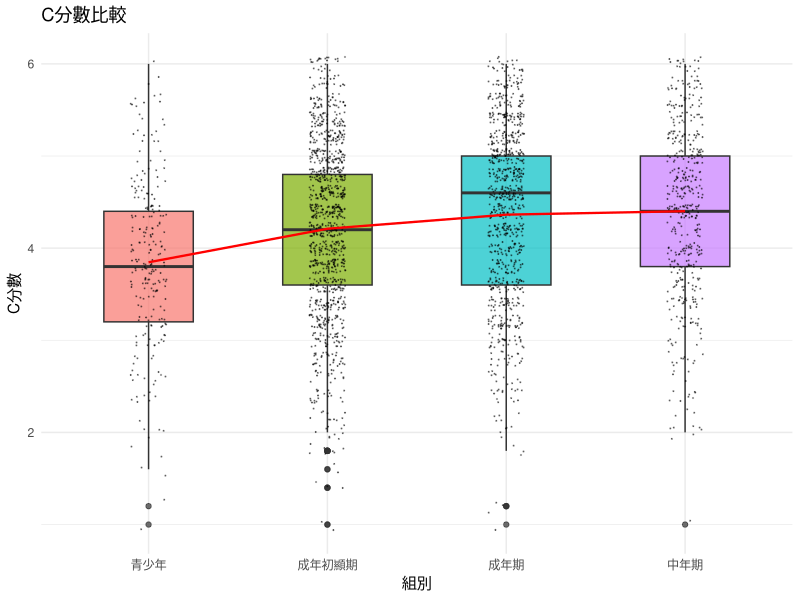
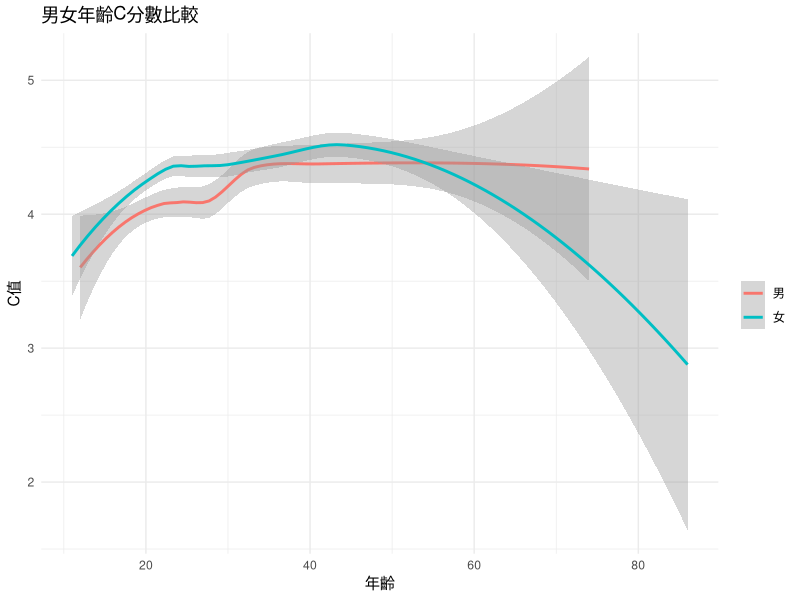
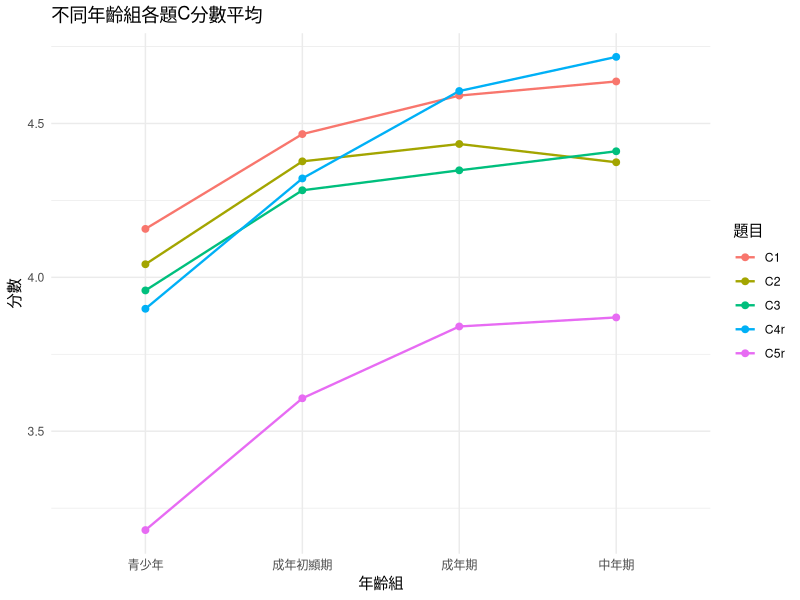

The R source for these figures, in order:
## ---- chunk 1
library(psych)
library(dplyr)
library(ggplot2)
library(tidyr)
data(bfi)
## ---- chunk 2
# 遺漏值檢查（輸出供報告文字參考）
bfi |>
  select(C1:C5, gender, age, education) |>
  summarise(across(everything(), ~sum(is.na(.))))

# C 題項遺漏值機制判斷
bfi |>
  mutate(missing_c = if_any(c(C1, C2, C3, C4, C5), is.na)) |>
  group_by(missing_c) |>
  summarise(
    n        = n(),
    mean_age = mean(age),
    sd_age   = sd(age),
    .groups  = "drop"
  )

# 清理流程
bfi_clean <- bfi |>
  filter(!if_any(c(C1, C2, C3, C4, C5), is.na)) |>
  filter(age >= 11) |>
  mutate(
    C4r = 7 - C4,
    C5r = 7 - C5,
    conscientiousness = (C1 + C2 + C3 + C4r + C5r) / 5,
    gender = factor(gender, levels = c(1, 2), labels = c("男", "女"))
  )

# 年齡分組
bfi_clean <- bfi_clean |>
mutate(
  age_group = case_when(
    age <= 17 ~ "青少年",
    age <= 25 ~ "成年初顯期",
    age <= 39 ~ "成年期",
    TRUE      ~ "中年期"
  )
)

  bfi_clean$age_group <- factor(bfi_clean$age_group,
    levels = c("青少年", "成年初顯期", "成年期", "中年期"))
## ---- chunk 3
bfi_clean |>
  group_by(gender) |>
  summarise(
    n          = n(),
    mean   = mean(conscientiousness),
    sd     = sd(conscientiousness),
    median = median(conscientiousness),
    .groups    = "drop"
  ) |>
  knitr::kable(digits = 2, caption = "不同性別嚴謹性描述統計")
## ---- chunk 4

bfi_clean |>
  group_by(age_group) |>
  summarise(
    n      = n(),
    mean   = mean(conscientiousness),
    sd     = sd(conscientiousness),
    median = median(conscientiousness),
    .groups    = "drop"
  ) |>
  knitr::kable(digits = 2, caption = "不同年齡組嚴謹性描述統計")
## ---- chunk 5
ggplot(bfi_clean, aes(x=age_group, y=conscientiousness, fill=age_group)) +
  geom_boxplot(alpha=0.7, width=0.5) +
  geom_jitter(width=0.1, alpha=0.4, size=0.1) +
  stat_summary(fun = mean, geom = "line", aes(group = 1), linewidth = 0.8, color = 'red') +
  labs(title="C分數比較",
       x="組別", y="C分數") +
  theme_minimal() +
  theme(legend.position="none")
## ---- chunk 6
ggplot(bfi_clean, aes(x = age, y = conscientiousness, color = gender)) +
  geom_smooth(method = "loess") +
  labs(title = "男女年齡C分數比較", x = "年齡", y = "C值", color = "") +
  theme_minimal()
## ---- chunk 7
bfi_long <- bfi_clean |>
  select(id = 1, age_group, C1, C2, C3, C4r, C5r) |>
  pivot_longer(cols = C1:C5r, names_to = "item", values_to = "score")

item_summary <- bfi_long |>
  group_by(age_group, item) |>
  summarise(mean = mean(score), .groups = "drop")

ggplot(item_summary, aes(x = age_group, y = mean, color = item, group = item)) +
  geom_line(linewidth = 0.8) +
  geom_point(size = 2) +
  labs(title = "不同年齡組各題C分數平均", x = "年齡組", y = "分數", color = "題目") +
  theme_minimal()
